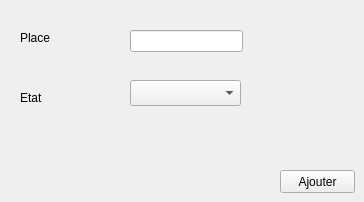
      <widget class="QWidget" name="tab">
       <attribute name="title">
        <string>Ajouter place</string>
       </attribute>
       <widget class="QLabel" name="label">
        <property name="geometry">
         <rect>
          <x>20</x>
          <y>30</y>
          <width>61</width>
          <height>16</height>
         </rect>
        </property>
        <property name="text">
         <string>Place</string>
        </property>
       </widget>
       <widget class="QLabel" name="label_2">
        <property name="geometry">
         <rect>
          <x>20</x>
          <y>90</y>
          <width>61</width>
          <height>16</height>
         </rect>
        </property>
        <property name="text">
         <string>Etat</string>
        </property>
       </widget>
       <widget class="QPushButton" name="pb_ajouter">
        <property name="geometry">
         <rect>
          <x>280</x>
          <y>170</y>
          <width>75</width>
          <height>23</height>
         </rect>
        </property>
        <property name="text">
         <string>Ajouter</string>
        </property>
       </widget>
       <widget class="QLineEdit" name="lineEdit_Place">
        <property name="geometry">
         <rect>
          <x>130</x>
          <y>30</y>
          <width>113</width>
          <height>22</height>
         </rect>
        </property>
       </widget>
       <widget class="QComboBox" name="comboBox_etat_a">
        <property name="geometry">
         <rect>
          <x>130</x>
          <y>80</y>
          <width>111</width>
          <height>26</height>
         </rect>
        </property>
       </widget>
      </widget>
